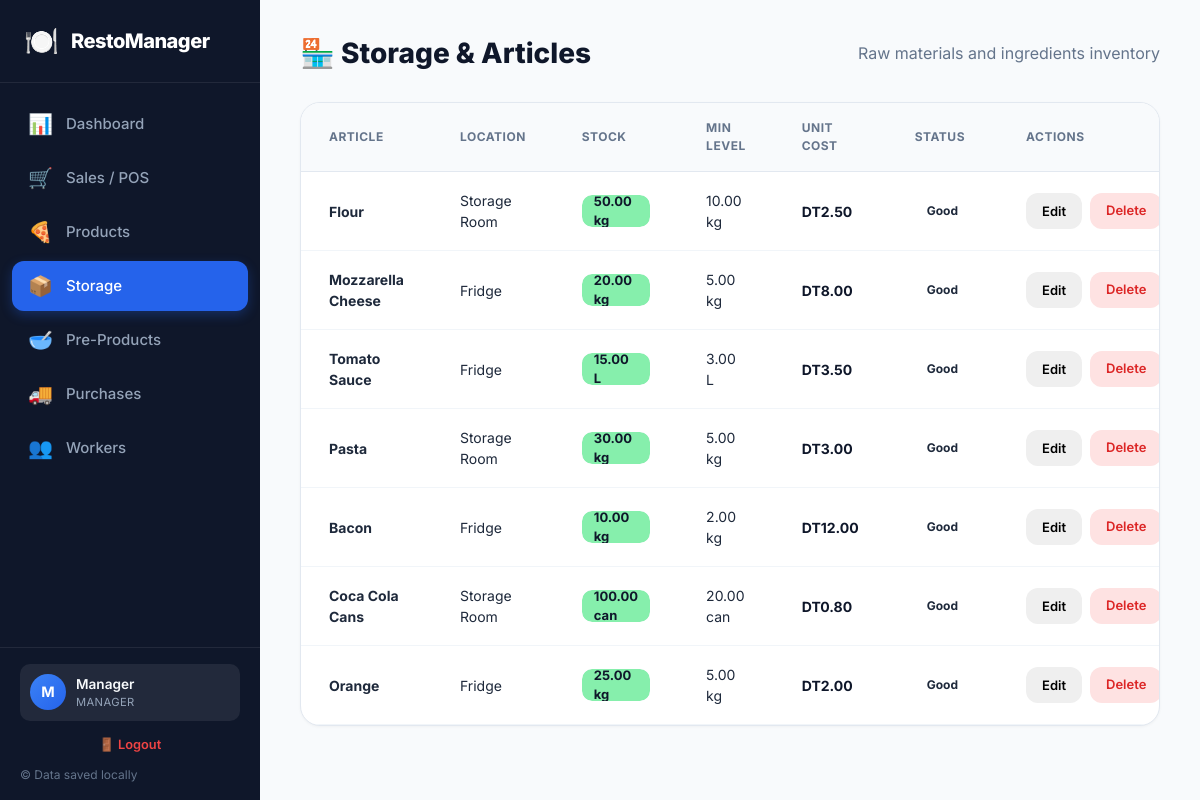
The app's page /storage (signed in), older data.
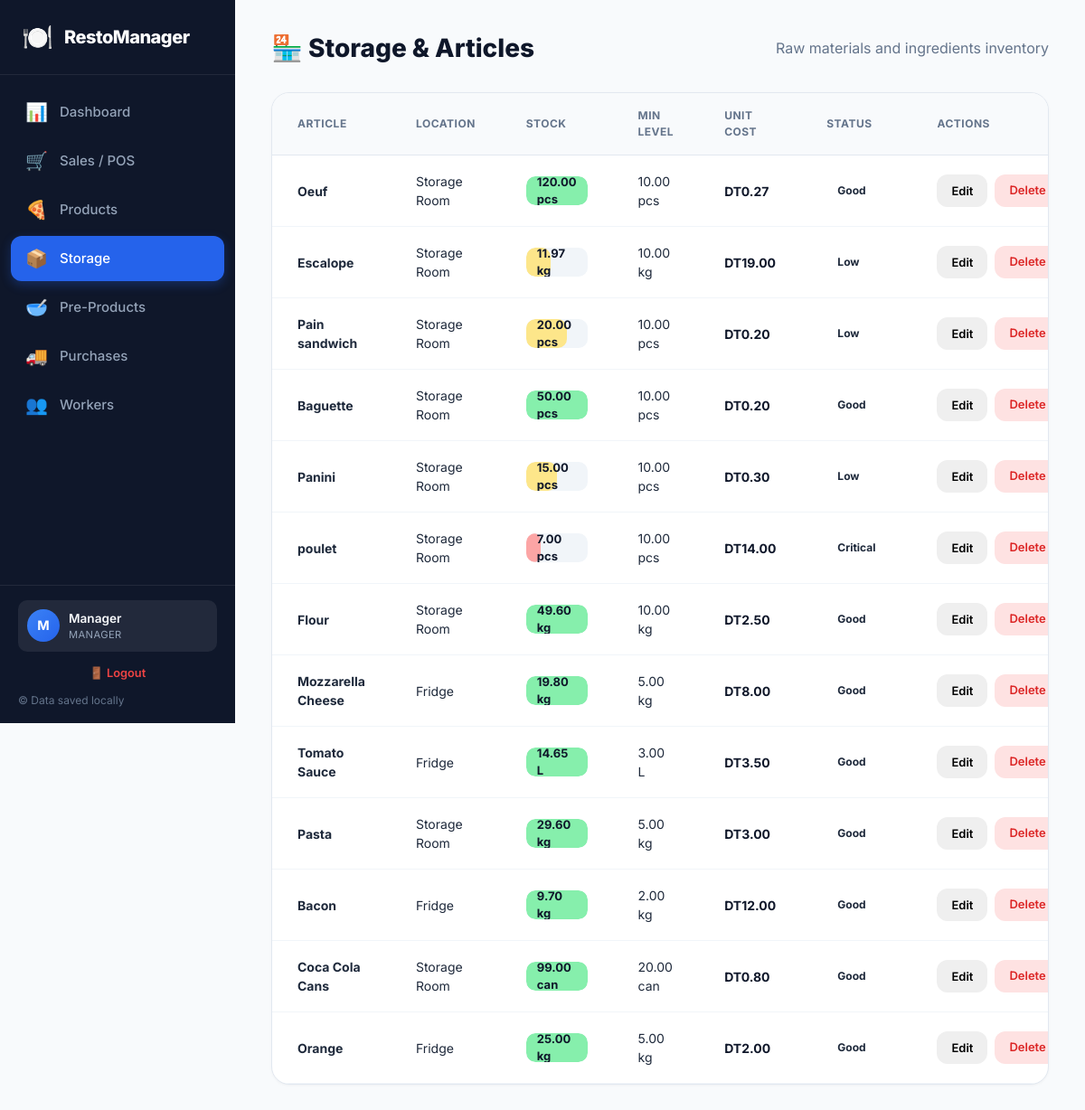
The same page, newer data.
### tables this page shows
CREATE TABLE users (
    id INTEGER PRIMARY KEY AUTOINCREMENT,
    name TEXT NOT NULL,
    email TEXT,
    role TEXT DEFAULT 'Waiter',
    phone TEXT,
    password TEXT,
    created_at TEXT DEFAULT CURRENT_TIMESTAMP
    );

CREATE TABLE articles (
    id INTEGER PRIMARY KEY AUTOINCREMENT,
    name TEXT NOT NULL,
    unit TEXT DEFAULT 'kg',
    stock_qty REAL DEFAULT 0,
    avg_cost REAL DEFAULT 0,
    min_stock REAL DEFAULT 10,
    location TEXT DEFAULT 'Storage Room',
    created_at TEXT DEFAULT CURRENT_TIMESTAMP
    );

### app.py (the view)
@app.route('/storage')
@login_required
def storage():
    conn = get_db()
    cursor = conn.cursor()
    cursor.execute("SELECT * FROM articles ORDER BY created_at DESC")
    items = rows_to_dict(cursor.fetchall())
    conn.close()
    return render_template('storage.html', items=items)

### app.py (called while the page is built)
def get_db():
    conn = sqlite3.connect(DATABASE)
    conn.row_factory = sqlite3.Row
    return conn

def rows_to_dict(rows):
    return [dict(row) for row in rows]

def login_required(f):
    @wraps(f)
    def decorated_function(*args, **kwargs):
        if 'user_id' not in session:
            return redirect(url_for('login'))
        return f(*args, **kwargs)
    return decorated_function

@app.context_processor
def inject_user():
    user = None
    if 'user_id' in session:
        conn = get_db()
        cursor = conn.cursor()
        cursor.execute("SELECT * FROM users WHERE id = ?", (session['user_id'],))
        row = cursor.fetchone()
        conn.close()
        if row:
            user = dict(row)
    return dict(current_user=user)

@app.before_request
def load_user():
    g.user = None
    if 'user_id' in session:
        conn = get_db()
        cursor = conn.cursor()
        cursor.execute("SELECT * FROM users WHERE id = ?", (session['user_id'],))
        row = cursor.fetchone()
        conn.close()
        if row:
            g.user = dict(row)

### templates/storage.html (shortened to what this page needs)
{% extends "base.html" %}
{% block content %}
<div class="page-header">
    <h1>🏪 Storage & Articles</h1>
    <p class="text-muted">Raw materials and ingredients inventory</p>
</div>
<div class="card">
    <div class="table-responsive">
        <table class="data-table">
            <thead>
                <tr>
                    <th>Article</th>
                    <th>Location</th>
                    <th>Stock</th>
                    <th>Min Level</th>
                    <th>Unit Cost</th>
                    <th>Status</th>
                    <th>Actions</th>
                </tr>
            </thead>
            <tbody>
                {% for item in items %}
                <tr>
                    <td><strong>{{ item.name }}</strong></td>
                    <td>{{ item.location }}</td>
                    <td>
                        <div class="stock-bar">
                            {% set pct = (item.stock_qty / (item.min_stock * 3) * 100) if item.min_stock > 0 else 100 %}
                            {% if pct > 100 %}{% set pct = 100 %}{% endif %}
                            <div class="stock-fill {% if item.stock_qty <= item.min_stock %}stock-low{% elif item.stock_qty <= item.min_stock * 2 %}stock-medium{% else %}stock-good{% endif %}"
                                 style="width: {{ pct }}%"></div>
                            <span>{{ "%.2f"|format(item.stock_qty) }} {{ item.unit }}</span>
                        </div>
                    </td>
                    <td>{{ "%.2f"|format(item.min_stock) }} {{ item.unit }}</td>
                    <td class="cell-price">DT{{ "%.2f"|format(item.avg_cost) }}</td>
                    <td>
                        {% if item.stock_qty <= item.min_stock %}
                            <span class="badge badge-danger">Critical</span>
                        {% elif item.stock_qty <= item.min_stock * 2 %}
                            <span class="badge badge-warning">Low</span>
                        {% else %}
                            <span class="badge badge-success">Good</span>
                        {% endif %}
                    </td>
                    <td>
                        <div class="action-btns">
                            <button class="btn btn-sm" onclick="openEditModal({{ item.id }}, '{{ item.name }}', {{ item.stock_qty }}, {{ item.min_stock }}, '{{ item.location }}', '{{ item.unit }}', {{ item.avg_cost }})">Edit</button>
                            <a href="/storage/delete/{{ item.id }}" class="btn btn-danger btn-sm" onclick="return confirm('Delete {{ item.name }}? This will remove all stock permanently.')">Delete</a>
                        </div>
                    </td>
                </tr>
                {% else %}
                <tr>
                    <td colspan="7" class="cell-empty">No articles in storage. Add via Purchases!</td>
                </tr>
                {% endfor %}
            </tbody>
        </table>
    </div>
</div>
{% endblock %}

### templates/base.html (shortened to what this page needs)
<!DOCTYPE html>
<html lang="en">
<head>
    <link rel="stylesheet" href="{{ url_for('static', filename='style.css') }}">
</head>
<body>
    {% if current_user %}
    <div class="app-container">
        <aside class="sidebar" id="sidebar">
            <div class="logo">
                <span class="logo-icon">🍽️</span>
                <span class="logo-text">RestoManager</span>
            </div>
            <nav class="nav-menu">
                <a href="/" class="nav-item {% if request.path == '/' %}active{% endif %}">
                    <span class="nav-icon">📊</span>
                    <span>Dashboard</span>
                </a>
                <a href="/sales" class="nav-item {% if request.path == '/sales' %}active{% endif %}">
                    <span class="nav-icon">🛒</span>
                    <span>Sales / POS</span>
                </a>
                {% if current_user.role in ['Manager', 'Chef'] %}
                <a href="/products" class="nav-item {% if request.path == '/products' %}active{% endif %}">
                    <span class="nav-icon">🍕</span>
                    <span>Products</span>
                </a>
                <a href="/storage" class="nav-item {% if request.path == '/storage' %}active{% endif %}">
                    <span class="nav-icon">📦</span>
                    <span>Storage</span>
                </a>
                <a href="/pre-products" class="nav-item {% if request.path == '/pre-products' %}active{% endif %}">
                    <span class="nav-icon">🥣</span>
                    <span>Pre-Products</span>
                </a>
                <a href="/purchases" class="nav-item {% if request.path == '/purchases' %}active{% endif %}">
                    <span class="nav-icon">🚚</span>
                    <span>Purchases</span>
                </a>
                {% endif %}
                {% if current_user.role == 'Manager' %}
                <a href="/workers" class="nav-item {% if request.path == '/workers' %}active{% endif %}">
                    <span class="nav-icon">👥</span>
                    <span>Workers</span>
                </a>
                {% endif %}
            </nav>
            <div class="sidebar-footer">
                <div class="user-profile">
                    <div class="user-avatar">{{ current_user.name[0] }}</div>
                    <div class="user-info">
                        <span class="user-name">{{ current_user.name }}</span>
                        <span class="user-role">{{ current_user.role }}</span>
                    </div>
                </div>
                <a href="/logout" class="logout-link">🚪 Logout</a>
                <p>© Data saved locally</p>
            </div>
        </aside>
    {% endif %}
        <main class="main-content {% if not current_user %}login-page{% endif %}">
            {% block content %}{% endblock %}
        </main>
    {% if current_user %}
    </div>
    {% endif %}
</body>
</html>

### static/style.css (style rules this page uses)
* { margin: 0; padding: 0; box-sizing: border-box; }
body { font-family: 'Inter', -apple-system, BlinkMacSystemFont, 'Segoe UI', Roboto, sans-serif; background: #f8fafc; color: #1e293b; line-height: 1.5; -webkit-font-smoothing: antialiased; }
.app-container { display: flex; min-height: 100vh; }
.sidebar { width: 260px; background: #0f172a; display: flex; flex-direction: column; position: fixed; height: 100vh; z-index: 100; color: #fff; overflow-y: auto; }
.main-content { flex: 1; margin-left: 260px; padding: 32px 40px; min-height: 100vh; max-width: 1440px; }
.logo { padding: 20px 24px; display: flex; align-items: center; gap: 12px; border-bottom: 1px solid rgba(255,255,255,0.08); flex-shrink: 0; }
.logo-icon { font-size: 28px; }
.logo-text { font-size: 20px; font-weight: 800; color: #fff; letter-spacing: -0.5px; }
.nav-menu { flex: 1; padding: 16px 12px; display: flex; flex-direction: column; gap: 4px; overflow-y: auto; min-height: 0; }
.nav-item { display: flex; align-items: center; gap: 14px; padding: 10px 16px; border-radius: 12px; color: #94a3b8; text-decoration: none; font-weight: 500; font-size: 15px; transition: all 0.2s; flex-shrink: 0; }
.nav-item.active { background: #2563eb; color: #fff; box-shadow: 0 4px 12px rgba(37, 99, 235, 0.3); }
.nav-icon { font-size: 20px; width: 24px; text-align: center; }
.sidebar-footer { padding: 16px 20px; border-top: 1px solid rgba(255,255,255,0.08); font-size: 12px; color: #64748b; flex-shrink: 0; background: #0f172a; }
.table-responsive { overflow-x: auto; }
.page-header { display: flex; justify-content: space-between; align-items: center; margin-bottom: 28px; }
.page-header h1 { font-size: 28px; font-weight: 800; color: #0f172a; }
.card { background: #fff; border-radius: 20px; border: 1px solid #e2e8f0; box-shadow: 0 1px 3px rgba(0,0,0,0.04); margin-bottom: 24px; overflow: hidden; }
.data-table { width: 100%; border-collapse: collapse; }
.data-table th { text-align: left; padding: 16px 28px; font-size: 12px; font-weight: 700; color: #64748b; text-transform: uppercase; letter-spacing: 0.5px; background: #f8fafc; border-bottom: 1px solid #e2e8f0; }
.data-table td { padding: 18px 28px; border-bottom: 1px solid #f1f5f9; font-size: 14px; }
.cell-price { font-weight: 700; color: #0f172a; }
.badge { display: inline-block; padding: 4px 12px; border-radius: 20px; font-size: 12px; font-weight: 700; }
.btn { display: inline-flex; align-items: center; justify-content: center; gap: 8px; padding: 12px 24px; border-radius: 12px; font-size: 14px; font-weight: 600; border: none; cursor: pointer; text-decoration: none; transition: all 0.2s; font-family: inherit; }
.btn-danger { background: #fee2e2; color: #dc2626; }
.btn-sm { padding: 8px 16px; font-size: 13px; }
.stock-bar { position: relative; height: 32px; background: #f1f5f9; border-radius: 10px; overflow: hidden; display: flex; align-items: center; }
.stock-fill { position: absolute; left: 0; top: 0; height: 100%; border-radius: 10px; transition: width 0.5s ease; }
.stock-good { background: #86efac; }
.stock-medium { background: #fde68a; }
.stock-low { background: #fca5a5; }
.stock-bar span { position: relative; z-index: 1; padding: 0 12px; font-size: 13px; font-weight: 700; color: #0f172a; }
.text-muted { color: #64748b; }
.action-btns { display: flex; gap: 8px; }
.user-profile { display: flex; align-items: center; gap: 10px; padding: 10px; background: rgba(255,255,255,0.08); border-radius: 10px; margin-bottom: 8px; }
.user-avatar { width: 36px; height: 36px; border-radius: 50%; background: linear-gradient(135deg, #3b82f6, #2563eb); color: #fff; font-weight: 700; font-size: 0.9rem; display: flex; align-items: center; justify-content: center; flex-shrink: 0; }
.user-info { display: flex; flex-direction: column; min-width: 0; }
.user-name { font-size: 0.85rem; font-weight: 600; color: #f8fafc; white-space: nowrap; overflow: hidden; text-overflow: ellipsis; }
.user-role { font-size: 0.7rem; color: #94a3b8; text-transform: uppercase; letter-spacing: 0.4px; }
.logout-link { display: block; text-align: center; padding: 6px; border-radius: 6px; color: #ef4444; font-size: 0.8rem; font-weight: 600; text-decoration: none; transition: background 0.15s; margin-bottom: 6px; }
body, .main-content, .app-container { overflow-x: hidden; max-width: 100vw; }
.table-responsive { overflow-x: auto; -webkit-overflow-scrolling: touch; width: 100%; }

Row changes from the older to the newer data that the page shows:
added articles: name "Oeuf", location "Storage Room", stock_qty "120.00", unit "pcs", min_stock "10.00", avg_cost "0.27", shows "Good"
added articles: name "Escalope", location "Storage Room", stock_qty "11.97", unit "kg", min_stock "10.00", avg_cost "19.00", shows "Low"
added articles: name "Pain sandwich", location "Storage Room", stock_qty "20.00", unit "pcs", min_stock "10.00", avg_cost "0.20", shows "Low"
added articles: name "Baguette", location "Storage Room", stock_qty "50.00", unit "pcs", min_stock "10.00", avg_cost "0.20", shows "Good"
added articles: name "Panini", location "Storage Room", stock_qty "15.00", unit "pcs", min_stock "10.00", avg_cost "0.30", shows "Low"
added articles: name "poulet", location "Storage Room", stock_qty "7.00", unit "pcs", min_stock "10.00", avg_cost "14.00", shows "Critical"
changed articles "Flour": stock_qty "50.00" → "49.60"
changed articles "Mozzarella Cheese": stock_qty "20.00" → "19.80"
changed articles "Tomato Sauce": stock_qty "15.00" → "14.65"
changed articles "Pasta": stock_qty "30.00" → "29.60"
changed articles "Bacon": stock_qty "10.00" → "9.70"
changed articles "Coca Cola Cans": stock_qty "100.00" → "99.00"
